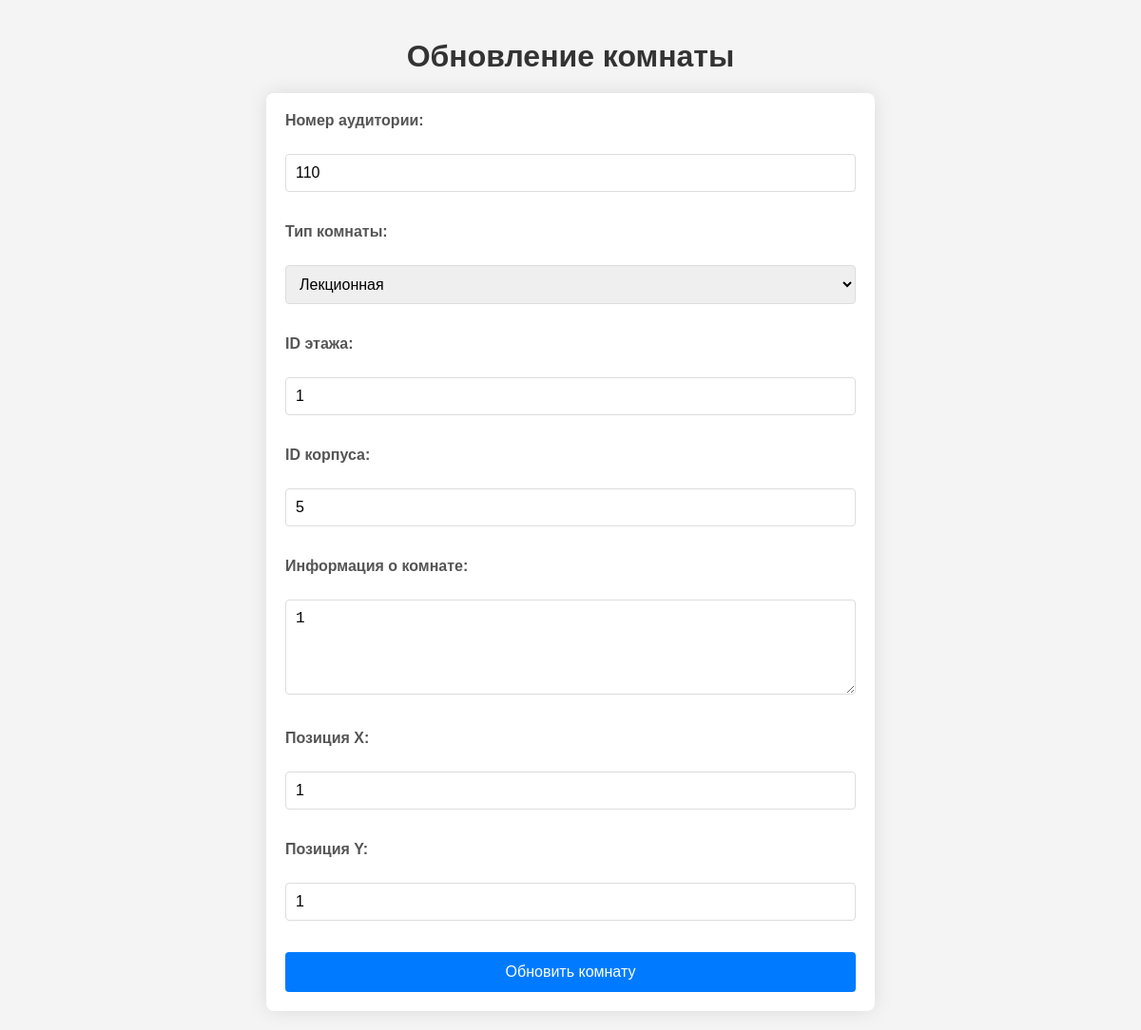
Screenshot of /WebDataBase/update/update_room.php?id=1 (signed in) with the database file from the repository.
### tables this page shows
CREATE TABLE `rooms` (
  `room_id` int(11) NOT NULL,
  `room_number` int(11) NOT NULL,
  `room_type` enum('лекционная','компьютерная','раздевалка','деканат','кафедра') DEFAULT NULL,
  `floor_id` int(11) DEFAULT NULL,
  `building_id` int(11) NOT NULL,
  `info` text,
  `position_x` int(11) DEFAULT NULL,
  `position_y` int(11) NOT NULL
);

### WebDataBase/update/update_room.php (the view, shortened to what this page needs)
<?php
require_once '../config.php';
if ($_SERVER["REQUEST_METHOD"] == "GET") {
    if (!empty($_GET['id'])) {
        $room_id = $_GET['id'];
        try {
            $stmt = $conn->prepare("SELECT * FROM rooms WHERE room_id = :room_id");
            $stmt->bindParam(':room_id', $room_id);
            $stmt->execute();
            $room = $stmt->fetch();
        } catch (PDOException $e) {
            echo "Ошибка: " . $e->getMessage();
        }
    } else {
        header("Location: ../read/read_rooms.php");
        exit;
    }
}
?>
<!DOCTYPE html>
<html lang="en">
<head>
    <link rel="stylesheet" type="text/css" href="../style/style_create.css">
</head>
<body>
<h1>Обновление комнаты</h1>
<form method="post" action="<?php echo htmlspecialchars($_SERVER["PHP_SELF"]); ?>">
    <label for="room_number">Номер аудитории:</label><br>
    <input type="number" name="room_number" value="<?php echo $room['room_number']; ?>" required><br><br>
    <label for="room_type">Тип комнаты:</label><br>
    <select name="room_type" required>
        <option value="лекционная" <?php echo ($room['room_type'] == 'лекционная') ? 'selected' : ''; ?>>Лекционная</option>
    </select><br><br>
    <label for="floor_id">ID этажа:</label><br>
    <input type="number" name="floor_id" value="<?php echo $room['floor_id']; ?>" required><br><br>
    <label for="building_id">ID корпуса:</label><br>
    <input type="number" name="building_id" value="<?php echo $room['building_id']; ?>" required><br><br>
    <label for="info">Информация о комнате:</label><br>
    <textarea name="info" rows="4" cols="50" required><?php echo $room['info']; ?></textarea><br><br>
    <label for="position_x">Позиция X:</label><br>
    <input type="number" name="position_x" value="<?php echo $room['position_x']; ?>" required><br><br>
    <label for="position_y">Позиция Y:</label><br>
    <input type="number" name="position_y" value="<?php echo $room['position_y']; ?>" required><br><br>
    <button type="submit">Обновить комнату</button>
</form>
</body>
</html>

### WebDataBase/style/style_create.css (style rules this page uses)
body { font-family: Arial, sans-serif; background-color: #f4f4f4; margin: 0; padding: 20px; }
h1 { color: #333; text-align: center; margin-bottom: 20px; }
form { background-color: white; padding: 20px; border-radius: 8px; box-shadow: 0 0 20px rgba(0, 0, 0, 0.1); max-width: 600px; margin: 0 auto; }
label { display: block; margin-bottom: 8px; font-weight: bold; color: #555; }
input[type="number"], input[type="text"], select, textarea { width: 100%; padding: 10px; margin-bottom: 15px; border: 1px solid #ddd; border-radius: 4px; font-size: 16px; box-sizing: border-box; }
textarea { resize: vertical; height: 100px; }
button { background-color: #007bff; color: white; padding: 12px 20px; border: none; border-radius: 4px; font-size: 16px; cursor: pointer; width: 100%; transition: background-color 0.3s ease; }

### rows the page displays
rooms: room_number "110", room_type "Лекционная", floor_id "1", building_id "5", info "1", position_x "1", position_y "1"
